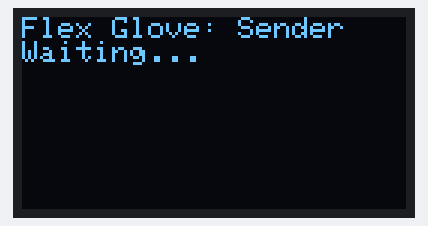
Bench run of a sketch on a simulated Arduino Nano 33 IoT. Shown: 128×64 one-colour display. Nothing arrives over Bluetooth unless stated; a phone connects over Bluetooth LE 3 s after start; what the sketch prints to the serial monitor is not drawn.

Above: at 0.1 s.
At 3.1 s:
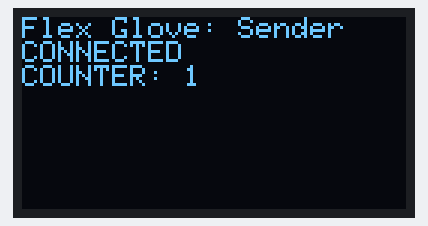
At 11.1 s:
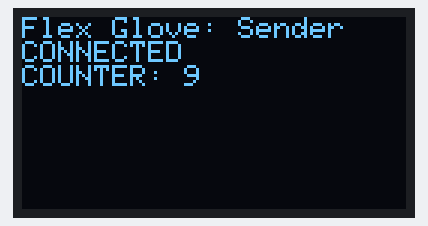
At 20.2 s:
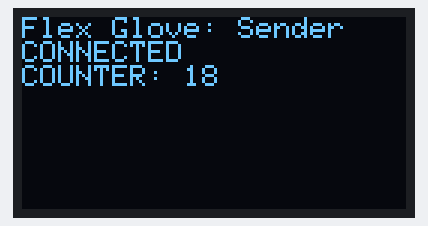
At 29.2 s:
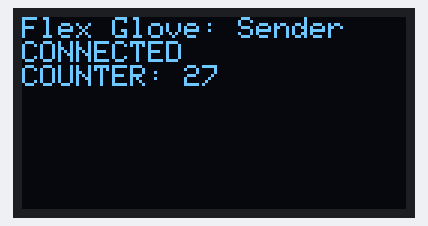
At 38.2 s:
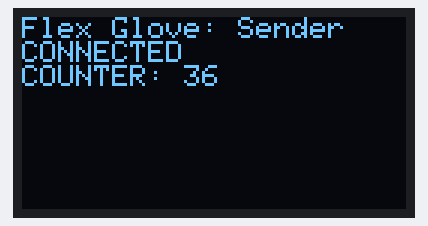

Measured:
- what the display in image 0 shows lasts 3.0 s, from 0.1 s to 3.1 s
- what the display in image 1 shows lasts 1.0 s, from 3.1 s to 4.1 s

The sketch:

CS3651_simple_sender.ino
```cpp
#include <ArduinoBLE.h>
#include <Adafruit_GFX.h>
#include <Adafruit_SSD1306.h>
#include <Wire.h>

// === Display Config ===
#define SCREEN_WIDTH 128
#define SCREEN_HEIGHT 64
#define OLED_RESET    -1
#define SCREEN_ADDRESS 0x3C

Adafruit_SSD1306 display(SCREEN_WIDTH, SCREEN_HEIGHT, &Wire, OLED_RESET);

// BLE
BLEService counterService("473da924-c93a-11e9-a32f-2a2ae2dbcce4");
BLEByteCharacteristic counterCharacteristic("473dab7c-c93a-11e9-a32f-2a2ae2dbcce4", BLERead | BLENotify);

uint8_t counter = 0;
unsigned long lastUpdate = 0;

void setup() {
  Serial.begin(9600);
  delay(10);

  if (!BLE.begin()) {
    Serial.println("BLE init failed!");
    while (1);
  }

  // Init screen
  if (!display.begin(SSD1306_SWITCHCAPVCC, SCREEN_ADDRESS)) {
    Serial.println("OLED failed! MUST RESET!");
    while (true);
  }

  BLE.setLocalName("counterPeripheral");
  BLE.setAdvertisedService(counterService);
  counterService.addCharacteristic(counterCharacteristic);
  BLE.addService(counterService);

  counterCharacteristic.writeValue(counter);

  BLE.advertise();
  Serial.print("Sender MAC Address: ");
  Serial.println(BLE.address());
  Serial.println("Peripheral is running...");

  display.clearDisplay();
  display.setTextSize(1);
  display.setTextColor(SSD1306_WHITE);
  display.setCursor(0, 0);
  display.println("Flex Glove: Sender");
  display.println("Waiting...");
  display.display();
}

void loop() {
  BLEDevice central = BLE.central();

  if (central) {
    Serial.println("Connected to central");

    display.clearDisplay();
    display.setCursor(0, 0);
    display.println(F("Flex Glove: Sender"));
    display.println(F("CONNECTED"));
    display.display();

    while (central.connected()) {
      if (millis() - lastUpdate > 1000) {
        lastUpdate = millis();
        counter++;
        counterCharacteristic.writeValue(counter);
        Serial.print("Sent counter: ");
        Serial.println(counter);

        display.clearDisplay();
        display.setCursor(0, 0);
        display.println(F("Flex Glove: Sender"));
        display.println(F("CONNECTED"));
        display.print(F("COUNTER: "));
        display.print(counter);
        display.display();
      }
    }

    Serial.print("Disconnected from central: ");
    Serial.println(central.address());

    display.clearDisplay();
    display.setCursor(0, 0);
    display.println(F("Flex Glove: Sender"));
    display.println(F("DISCONNECTED"));
    display.display();
  }
} 
```
